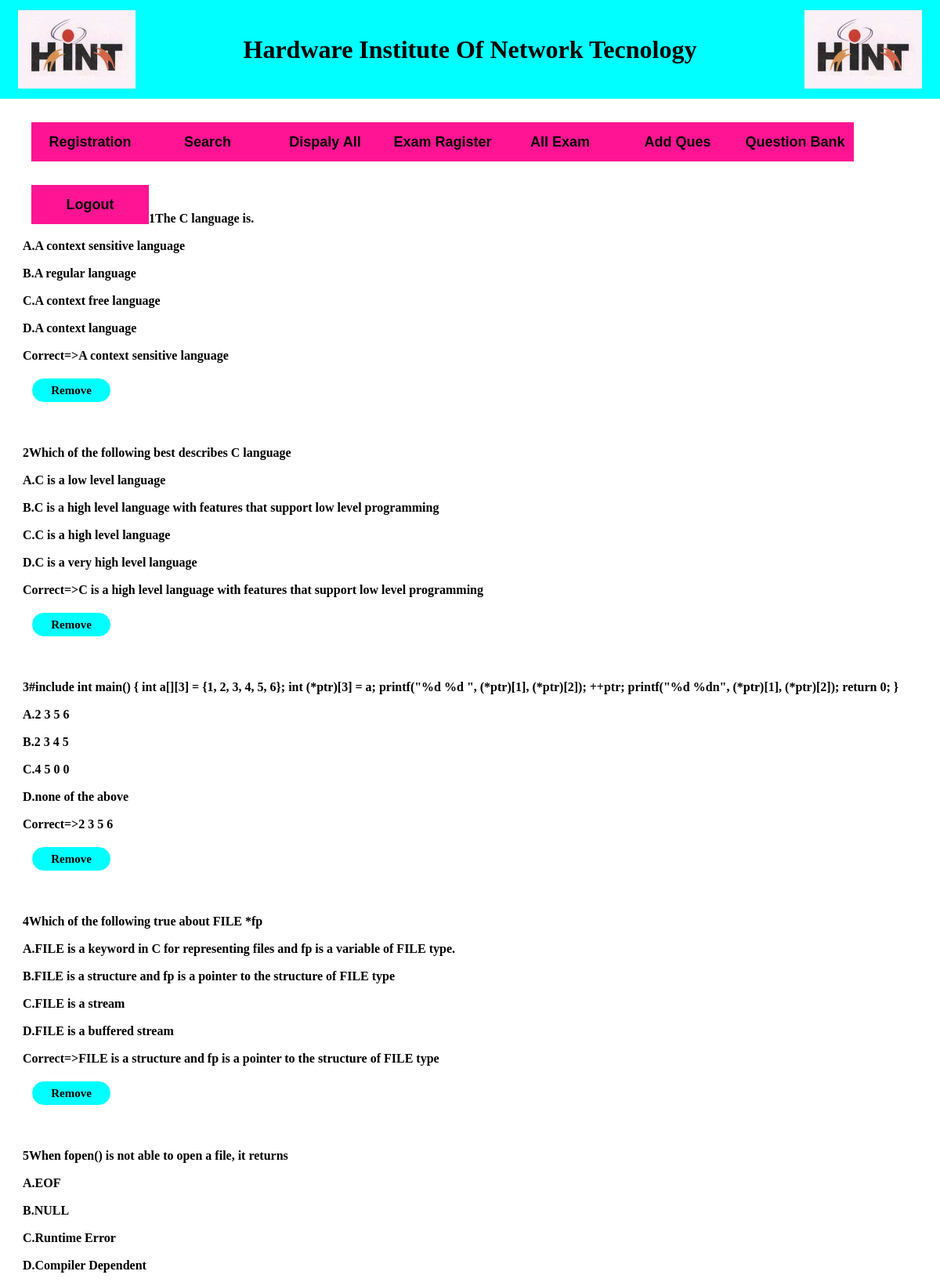
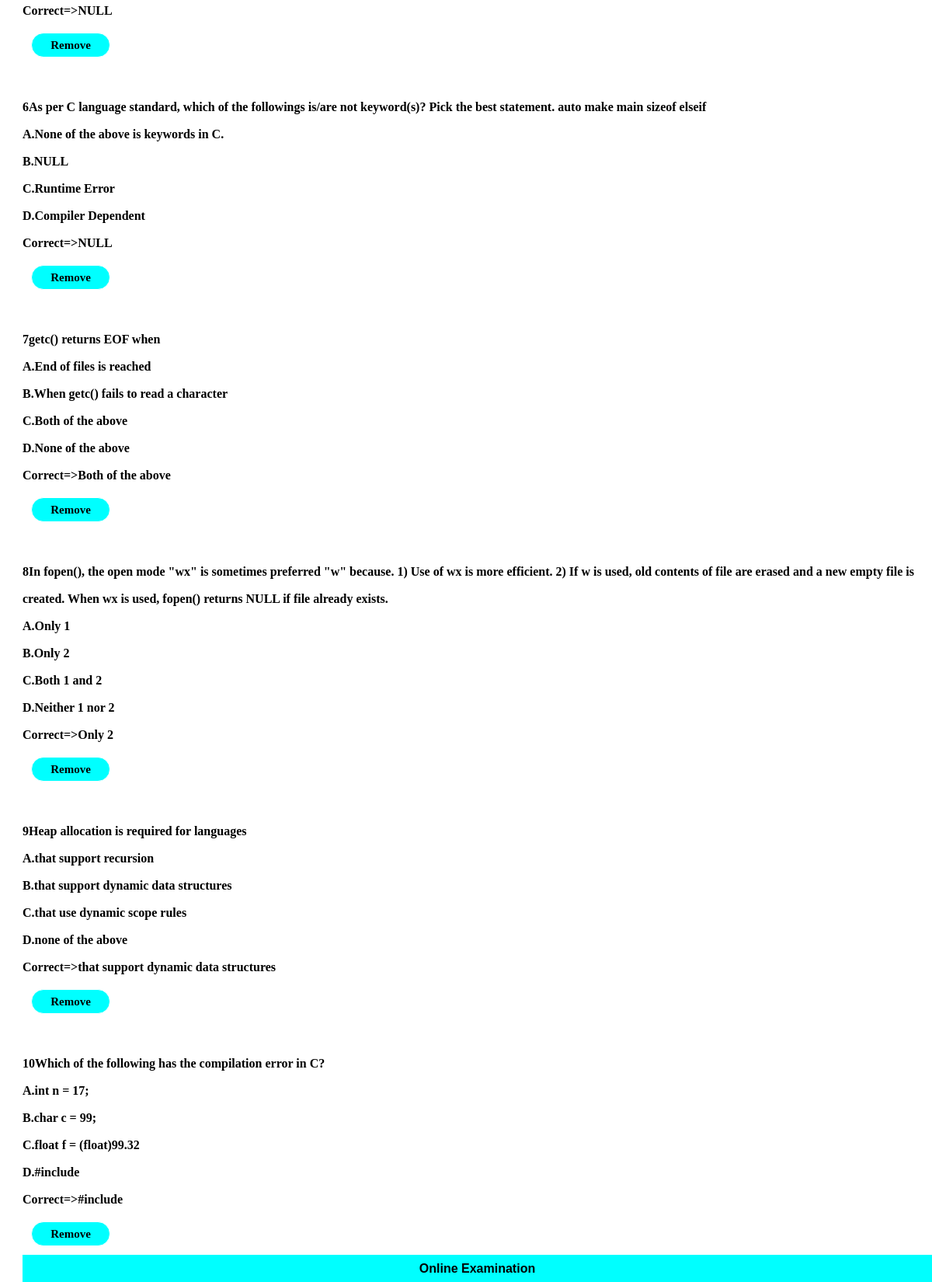
Page /php.php (signed in) on the committed database (2 pictures, top to bottom).
### tables this page shows
CREATE TABLE `qus_bank` (
  `e_id` varchar(50) NOT NULL,
  `subject` varchar(50) NOT NULL,
  `q_no` varchar(50) NOT NULL,
  `question` varchar(1000) NOT NULL,
  `option1` varchar(500) NOT NULL,
  `option2` varchar(500) NOT NULL,
  `option3` varchar(500) NOT NULL,
  `option4` varchar(500) NOT NULL,
  `correct` varchar(500) NOT NULL
);

### php.php (the view, shortened to what this page needs)
<?php
     if($_SESSION['u_id']==true)
     {
      include"amity.php";
      include"faculty.php";
      include"mysql.php";
      $a="104";
	  $s="select * from qus_bank where e_id='$a'";
	  $rs=mysqli_query($con,$s);
	  echo"<div class=ab>";
	  echo"<table cellpadding=15 align=center>";
	  while($r=mysqli_fetch_array($rs))
	  {
		  echo"<br>";
		  echo"<b>".$r[2];
		  echo"<b>".$r[3];
		  echo"<br><b>A.".$r[4];
		  echo"<br><b>B.".$r[5];
		  echo"<br><b>C.".$r[6];
		  echo"<br><b>D.".$r[7];
		  echo"<br><b>Correct=><b>".$r[8];echo"<div id=cla><a href=delete.php?id=$r[0]&q_nu=$r[2]>Remove</a></div>";
	  }
	  }
	  else
	  {
	  	header("Location:login.php");
	  }
?>
<html>
<head>
<link rel="stylesheet" type="text/css" href="my.css">
</head>
<body>
	     <footer>Online Examination</footer>
</body>
</html>

### my.css (style rules this page uses)
body { background-image:url(""); background-color:; background-size:cover; color:white; font-family:bold; }
* { font-weight: bold; color: black; margin: 0px; }
footer { background-color: cyan; text-align: center; width: 100%; font-family: sans-serif; bottom: 0; position:sticky; }

### faculty.php (style rules this page uses)
* { text-decoration:none; color: white; margin-top:1%; }

### php.php (style rules this page uses)
#cla { color:blue; font-size:15px; border:1px solid white; border-radius:16px; line-height:30px; width:100px; text-align:center; background:cyan; margin:11px; }
.ab { margin-top:100px; margin-left:29px; line-height:35px; }

### rows in the picture
qus_bank: q_no "1", question "The C language is.", option1 "A context sensitive language", option2 "A regular language", option3 "A context free language", option4 "A context language", correct "A context sensitive language"
qus_bank: q_no "2", question "Which of the following best describes C language", option1 "C is a low level language", option2 "C is a high level language with features that support low level programming", option3 "C is a high level language", option4 "C is a very high level language", correct "C is a high level language with features that support low level programming"
qus_bank: q_no "3", question "#include int main() { int a[][3] = {1, 2, 3, 4, 5, 6}; int (*ptr)[3] = a; printf(\"%d %d \", (*ptr)[1], (*ptr)[2]); ++ptr; printf(\"%d %dn\", (*ptr)[1], (*ptr)[2]); return 0; }", option1 "2 3 5 6", option2 "2 3 4 5", option3 "4 5 0 0", option4 "none of the above", correct "2 3 5 6"
qus_bank: q_no "4", question "Which of the following true about FILE *fp", option1 "FILE is a keyword in C for representing files and fp is a variable of FILE type.", option2 "FILE is a structure and fp is a pointer to the structure of FILE type", option3 "FILE is a stream", option4 "FILE is a buffered stream", correct "FILE is a structure and fp is a pointer to the structure of FILE type"
qus_bank: q_no "5", question "When fopen() is not able to open a file, it returns", option1 "EOF", option2 "NULL", option3 "Runtime Error", option4 "Compiler Dependent", correct "NULL"
qus_bank: q_no "6", question "As per C language standard, which of the followings is/are not keyword(s)? Pick the best statement. auto make main sizeof elseif", option1 "None of the above is keywords in C.", option2 "NULL", option3 "Runtime Error", option4 "Compiler Dependent", correct "NULL"
qus_bank: q_no "7", question "getc() returns EOF when", option1 "End of files is reached", option2 "When getc() fails to read a character", option3 "Both of the above", option4 "None of the above", correct "Both of the above"
qus_bank: q_no "8", question "In fopen(), the open mode \"wx\" is sometimes preferred \"w\" because. 1) Use of wx is more efficient. 2) If w is used, old contents of file are erased and a new empty file is created. When wx is used, fopen() returns NULL if file already exists.", option1 "Only 1", option2 "Only 2", option3 "Both 1 and 2", option4 "Neither 1 nor 2", correct "Only 2"
qus_bank: q_no "9", question "Heap allocation is required for languages", option1 "that support recursion", option2 "that support dynamic data structures", option3 "that use dynamic scope rules", option4 "none of the above", correct "that support dynamic data structures"
qus_bank: q_no "10", question "Which of the following has the compilation error in C?", option1 "int n = 17;", option2 "char c = 99;", option3 "float f = (float)99.32", option4 "#include", correct "#include"
